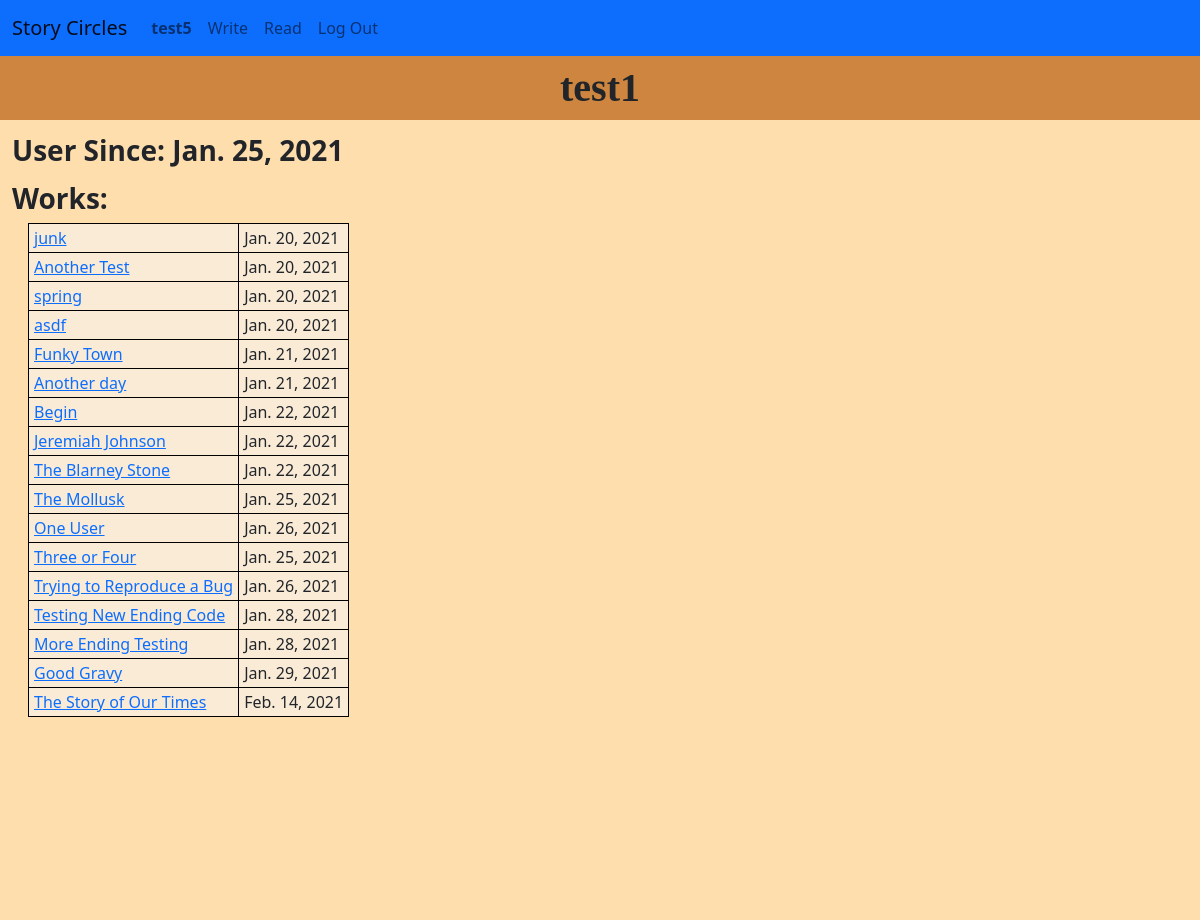
Page /circle/user/4 (signed in) on the committed database.
### circle/models.py (models this page shows, shortened)
class User(AbstractUser):
    user_since = models.DateTimeField(blank=False, auto_now_add=True)
    liked_stories = models.ManyToManyField(
        "Story",
        related_name="liked_by",
        blank=True,
    )
    def get_absolute_url(self):
        return reverse('user', args=[self.pk])

class Story(models.Model):
    title = models.TextField(unique=True)
    authors = models.ManyToManyField(
        User,
        related_name="stories",
        blank=True
    )
    text = models.TextField()
    start_time = models.DateTimeField(blank=True, null=True)
    finish_time = models.DateTimeField(blank=True, null=True)
    finished = models.BooleanField(default=False)
    def get_absolute_url(self):
        if self.finished:
            return reverse('finished_story', args = [self.pk])
        else:
            return reverse('circle', args = [self.circle.pk])
    """ Return the text as html with "\n\n" converted to paragraph breaks """

### circle/views.py (the view)
# urls.py: path("user/<int:pk>", views.UserDetailView.as_view(), name="user"),
class UserDetailView(LoginRequiredMixin, DetailView):
    model = User
    context_object_name = 'detail_user'
    def get_context_data(self, **kwargs):
            context = super().get_context_data(**kwargs)
            context['stories'] = context['detail_user'].stories.filter(finished=True)
            return context

### circle/templates/circle/user_detail.html (shortened to what this page needs)
{% extends "circle/layout.html" %}
{% load static %}
{% block fullwidth %}
<h1 class="page-title">{{ detail_user.username }}</h1>
{% endblock %}
{% block body %}
<div class="row h-100">
    <div class="non-story-col col-lg">
        <h3>User Since: {{ detail_user.user_since.date }}</h3>
        <h3>Works:</h3>
        {% include "circle/include/finished_story_table.html" %}
    </div>
</div>
{% endblock %}

### circle/templates/circle/layout.html (shortened to what this page needs)
{% load static %}
<!DOCTYPE html>
<html lang="en">
    <head>
        <link href="https://cdn.jsdelivr.net/npm/bootstrap@5.0.0-beta1/dist/css/bootstrap.min.css" rel="stylesheet">
        <link href="{% static 'circle/styles.css' %}" rel="stylesheet">
    </head>
    <body>
        <nav class="navbar navbar-expand-md navbar-light bg-primary">
            <div class="container-fluid">
                <a class="navbar-brand" href="{% url 'index' %}">Story Circles</a>
                <div class="collapse navbar-collapse" id="navbarToggle">
                    <ul class="navbar-nav me-auto">
                        {% if user.is_authenticated %}
                        <li class="nav-item">
                            <a class="nav-link" id="current-user-nav" href="{{ user.get_absolute_url }}"><strong>{{ user.username }}</strong></a>
                        </li>
                        <li class="nav-item">
                            <a class="nav-link" id="write-nav" href="{% url 'index' %}">Write</a>
                        </li>
                        <li class="nav-item">
                            <a class="nav-link" id="read-nav" href="{% url 'finished_stories' %}">Read</a>
                        </li>
                        <li class="nav-item">
                            <a class="nav-link" href="{% url 'logout' %}">Log Out</a>
                        </li>
                        {% endif %}
                    </ul>
                </div>
            </div>
        </nav>
            {% block fullwidth %}
            {% endblock %}
            <div id="content-container" class="content-container container-xxl h-100">
                {% block body %}
                {% endblock %}
            </div>
    </body>
</html>

### circle/templates/circle/include/finished_story_table.html
<table class="finished-story-table">
    {% for story in stories %}
    <tr>
        <td class="finished-story-title">
            <a href="{{ story.get_absolute_url }}">{{ story.title }}</a>
        </td>
        <td class="finished-story-date">
            {{ story.finish_time.date }}
        </td>
    </tr>
    {% endfor %}
</table>

### circle/static/circle/styles.css (style rules this page uses)
html, body { height: 100%; }
body { background-color: BurlyWood; }
#content-container { background-color: NavajoWhite; }
h1 { margin-top: 0.5rem; text-align: center; font-weight: bold; font-family: "Times New Roman", serif; }
.page-title { background-color: Peru; margin: 0; padding: 0.5rem; }
h2, h3 { margin-top: 0.5em; font-weight: bold; }
table { background-color: AntiqueWhite; border-collapse: collapse; margin-left: 1rem; }
table, th, td { border: 1px solid black; padding: 2px 5px; }

### rows in the picture
User: username "test5"
User: username "test1", user_since "Jan. 25, 2021"
Story: title "junk", finish_time "Jan. 20, 2021"
Story: title "Another Test", finish_time "Jan. 20, 2021"
Story: title "spring", finish_time "Jan. 20, 2021"
Story: title "asdf", finish_time "Jan. 20, 2021"
Story: title "Funky Town", finish_time "Jan. 21, 2021"
Story: title "Another day", finish_time "Jan. 21, 2021"
Story: title "Begin", finish_time "Jan. 22, 2021"
Story: title "Jeremiah Johnson", finish_time "Jan. 22, 2021"
Story: title "The Blarney Stone", finish_time "Jan. 22, 2021"
Story: title "The Mollusk", finish_time "Jan. 25, 2021"
Story: title "One User", finish_time "Jan. 26, 2021"
Story: title "Three or Four", finish_time "Jan. 25, 2021"
Story: title "Trying to Reproduce a Bug", finish_time "Jan. 26, 2021"
Story: title "Testing New Ending Code", finish_time "Jan. 28, 2021"
Story: title "More Ending Testing", finish_time "Jan. 28, 2021"
Story: title "Good Gravy", finish_time "Jan. 29, 2021"
Story: title "The Story of Our Times", finish_time "Feb. 14, 2021"
